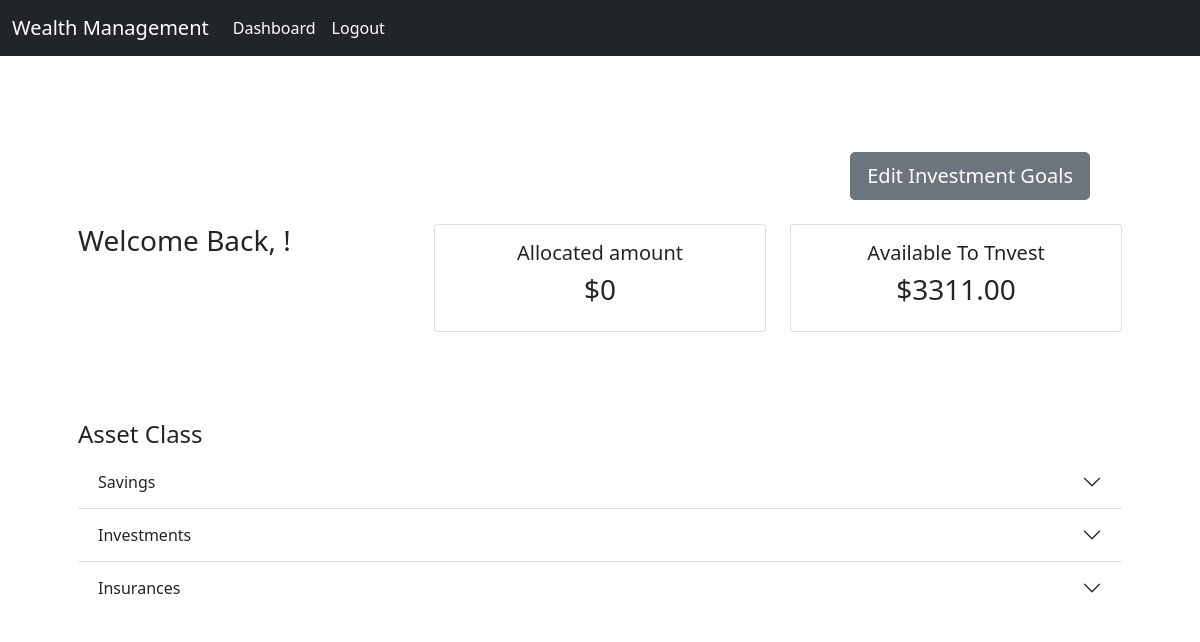
Page /dashboard/ (signed in) on the earlier database version.
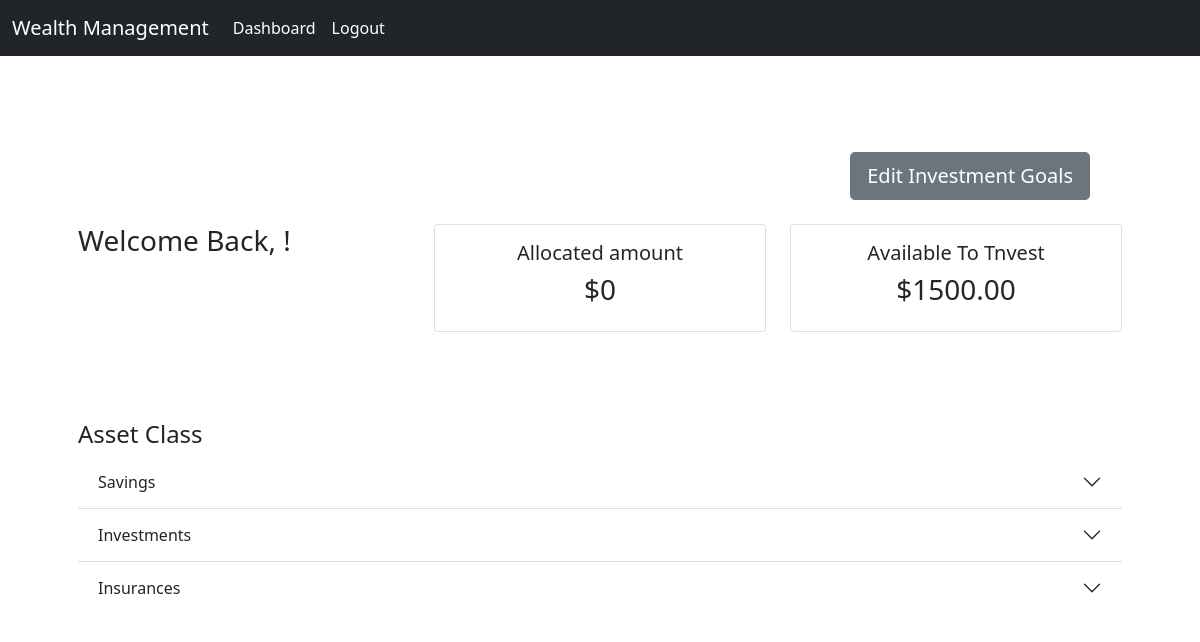
Same page on the later database version.
### Main/models.py (models this page shows, shortened)
class InvestmentInfo(models.Model):
   user = models.OneToOneField(User, on_delete=models.CASCADE, primary_key=True)
   monthly_income = models.DecimalField(decimal_places=2, max_digits=10)
   monthly_expenses = models.DecimalField(decimal_places=2, max_digits=10)
   date_created = models.DateTimeField(auto_now_add=True,null=True)
   savings_account_percentage = fields.IntegerRangeField(default=50, min_value=1, max_value=100)
   insurance_account_percentage = fields.IntegerRangeField(default=25, min_value=1, max_value=100)
   investment_account_percentage = fields.IntegerRangeField(default=25, min_value=1, max_value=100)
   @property
   def get_available_balance(self):
      available_balance = self.monthly_income - self.monthly_expenses
      return available_balance
   @property
   def get_total_amount(self):
      query_list_1 = Savings.objects.filter(user=self.user)
      query_list_2 = Insurances.objects.filter(user=self.user)
      query_list_3 = Investments.objects.filter(user=self.user)
      total_amount = 0
      for query in query_list_1:
         total_amount += query.amount
      for query in query_list_2:
         total_amount += query.amount
      for query in query_list_3:
         total_amount += query.amount
      return total_amount
   @property
   def available_to_invest(self):
      available_to_invest =   self.get_available_balance - self.get_total_amount
      return available_to_invest

### Main/views.py (the view)
# urls.py: re_path(r'^dashboard/', views.dashboardView, name='dashboard_url'),
@login_required
def dashboardView(request):
   try:
      investments = InvestmentInfo.objects.get(user=request.user)
   except ObjectDoesNotExist as e:
      investments = InvestmentInfo.objects.filter(user=request.user)
   savings = Savings.objects.filter(user=request.user)
   invest = Investments.objects.filter(user=request.user)
   insurance = Insurances.objects.filter(user=request.user)
   add_market = AddMarket.objects.filter(user=request.user)
   categories = Category.objects.all()
   sub_categories = SubCategory.objects.all()
   cats = []
   for category in categories:
      cats.append(category)
   arr_length = len(cats)
   context = {
      'investments': investments,
      'savings': savings,
      'invest': invest,
      'insurance': insurance,
      'add_market':add_market,
      'categories':categories,
      'sub_categories':sub_categories,
      'cats':cats,
      'arr_length':arr_length
   }
   return render(request, 'Main/dashboard.html', context)

### Main/templates/Main/dashboard.html (shortened to what this page needs)
{% extends 'Main/base.html'%}
{% load static %}
{% load main_extras %}
{% block content %}
<br>
{% if investments %}
<div class="d-grid gap-2 d-md-flex justify-content-md-end p-4">
   <a href="{% url 'investment_goals_edit' investments.user_id %}" class="btn btn-secondary btn-lg me-md-2"
      type="button">Edit Investment Goals </a>
</div>
<div class=" row justify-content-between">
   <div class="col">
      <h3>Welcome Back, {{user.first_name|title}}!</h3>
   </div>
   <div class="col">
      <div class="col-md">
         <div class="card text-center text-dark mb-3">
            <div class="card-body">
               <h5 class="bold">Allocated amount</h5>
               <h3 class="card-title">${{ investments.get_total_amount }}</h3>
            </div>
         </div>
      </div>
   </div>
   <div class="col">
      <div class="col-md">
         <div class="card text-center text-dark mb-3">
            <div class="card-body">
               <h5 class="bold">Available To Tnvest</h5>
               <h3 class="card-title bold "> ${{ investments.available_to_invest }}</h3>
            </div>
         </div>
      </div>
   </div>
</div>
<br>
<br>
<br>
<h4>Asset Class</h4>
<div class="accordion accordion-flush col" id="accordionFlushExample">
   <div class="accordion-item">
      <h2 class="accordion-header" id="flush-headingOne">
         <div class="accordion-button collapsed" type="button" data-bs-toggle="collapse"
            data-bs-target="#flush-collapseOne" aria-expanded="false" aria-controls="flush-collapseOne">
            Savings
         </div>
      </h2>
   </div>
   <div class="accordion-item">
      <h2 class="accordion-header" id="flush-headingTwo">
         <button class="accordion-button collapsed" type="button" data-bs-toggle="collapse"
            data-bs-target="#flush-collapseTwo" aria-expanded="false" aria-controls="flush-collapseTwo">
            Investments
         </button>
      </h2>
   </div>
   <div class="accordion-item">
      <h2 class="accordion-header" id="flush-headingThree">
         <button class="accordion-button collapsed" type="button" data-bs-toggle="collapse"
            data-bs-target="#flush-collapseThree" aria-expanded="false" aria-controls="flush-collapseThree">
            Insurances
         </button>
      </h2>
   </div>
</div>
<br>
<br>
<br>
{% endif %}
{% endblock %}

### Main/templates/Main/base.html (shortened to what this page needs)
{% load static %}
<!DOCTYPE html>
<html lang="en">
<head>
   <link href="https://cdn.jsdelivr.net/npm/bootstrap@5.0.0-beta1/dist/css/bootstrap.min.css" rel="stylesheet"
>
</head>
<body>
   <div>
      <nav class="navbar navbar-expand-lg navbar-dark bg-dark ">
         <div class="container-fluid">
            <span class="navbar-brand mb-0 h1">Wealth Management</span>
            <div class="collapse navbar-collapse" id="navbarSupportedContent">
               {% if request.user.is_authenticated %}
               <ul class="navbar-nav me-auto mb-2 mb-lg-0">
                  <li class="nav-item">
                     <a class="nav-link active" href="{% url 'dashboard_url' %}">Dashboard</a>
                  </li>
                  <li class="nav-item">
                     <a class="nav-link active" href="{% url 'logout_url' %}">Logout</a>
                  </li>
               </ul>
               {% endif %}
            </div>
         </div>
      </nav>
   </div>
   <div class="container p-5 " id="content">
      {% block content %}
      {% endblock %}
   </div>
</body>
</html>

Differences in the rows shown:
changed InvestmentInfo: available_to_invest "3311.00" → "1500.00"
